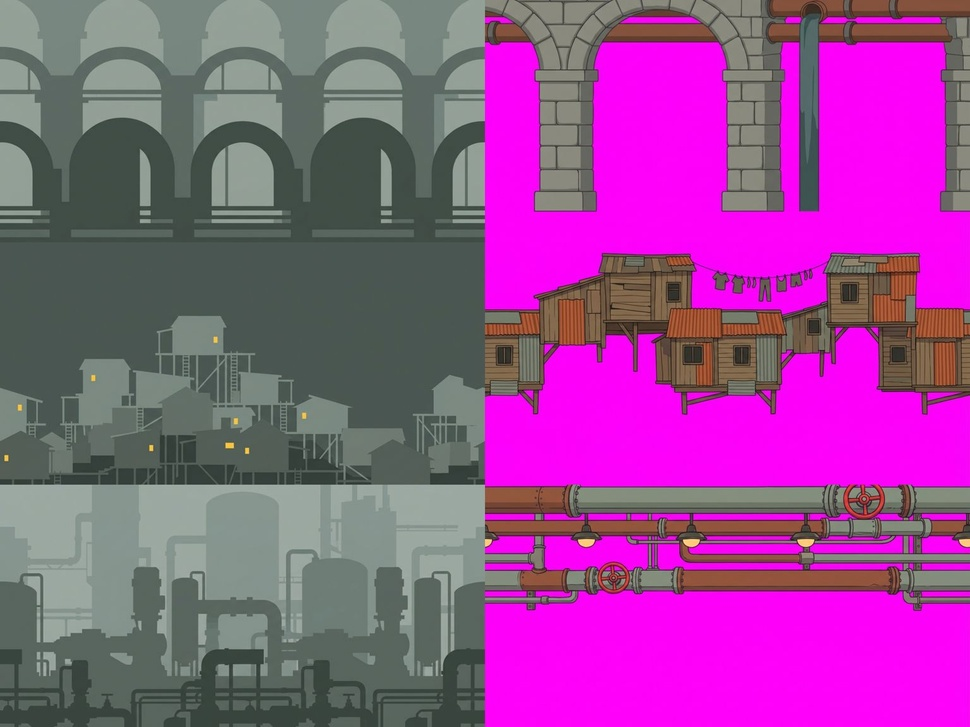
#> input picture Gemini/_tmp/bg22_raw.jpg, 970 x 727 px, shrunk from 1536 x 1152 before the run
$ python killline.py bg22_raw.jpg A3_bridge_zoom.jpg
#> lines starting #> are read from the running program, lines starting #| are printed output that depends on the picture; after the words box and inside, x2 and y2 are one past the last pixel; in counts of white or black regions, pixels touching at a corner belong together
# 中景去掉底线：找画面下半部"几乎整行都是深色"的细线，线和线以下全部抹成品红
import numpy as np, sys
from PIL import Image
src,out=sys.argv[1],sys.argv[2]
a=np.asarray(Image.open(src).convert('RGB')).astype(int); H,W=a.shape[:2]
#> after `H, W = a.shape[:2]`: H = 727; W = 970
dark=a.sum(axis=2)<300; frac=dark.mean(axis=1)
#> after `dark = a.sum(axis=2) < 300`:
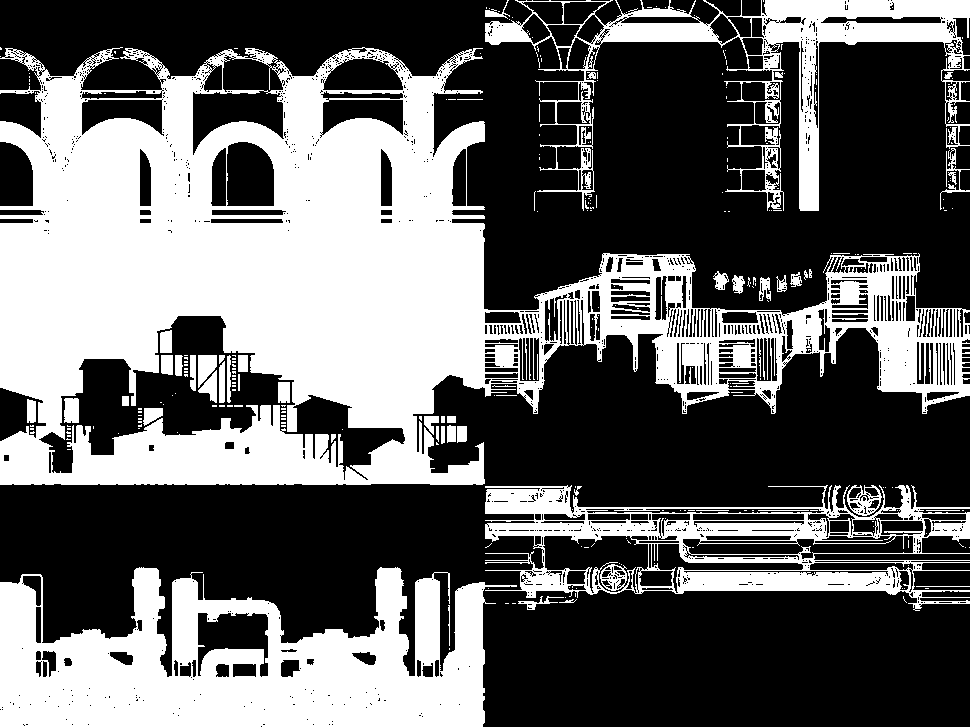
#> dark: shape (727, 970) bool; 39.1% white; 279 white regions (223 under 20 px), largest, box (x1, y1, x2, y2) and area: (0, 47, 970, 485) 176584, (0, 567, 517, 727) 51306, (485, 485, 970, 611) 20607
#> after `frac = dark.mean(axis=1)`: frac = 727 values, max 0.843 at index 324, min 0.0216 at index 555, mean 0.391
line=[y for y in range(int(H*.6),H) if frac[y]>.85]
#> line = []
if not line: print('no line'); Image.fromarray(a.astype('uint8')).save(out); sys.exit()
#> (the program exits here)
